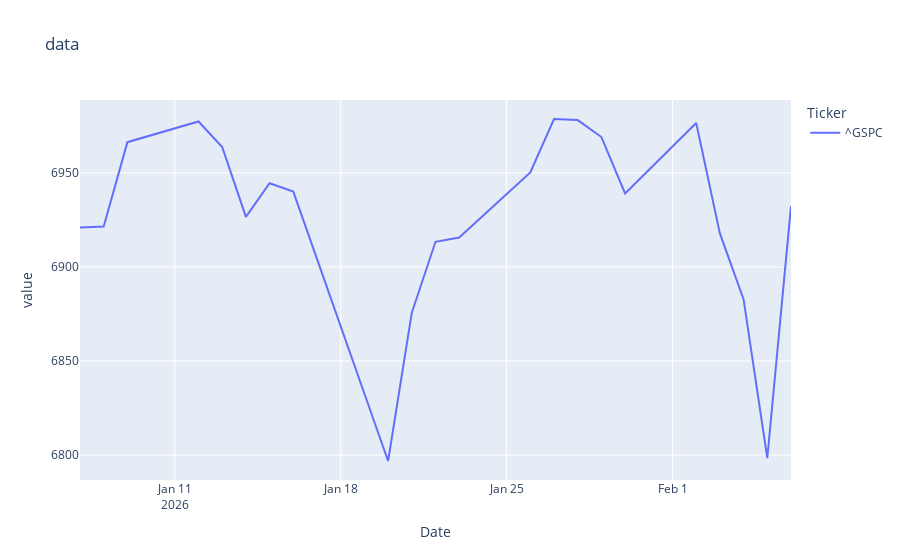

The notebook cell saved with this chart:
### Markdown cell above
import yfinance as yf
import pandas as pd

stock = yf.Ticker("^GSPC")
news = stock.get_news(count=10, tab="news", proxy=None)
articles = []
for arts in range(len(news)):
    keys = ["title","summary","pubDate","clickThroughUrl"]
    news_df = pd.DataFrame(news[arts]["content"])
    articles.append(news_df.loc["url",:])
articles_df = pd.DataFrame(articles, columns=keys)
articles_df.columns = articles_df.columns.str.upper()
articles_df.set_index("PUBDATE", inplace=True)
articles_df["CLICKTHROUGHURL"][0] = f"[VIEW PAGE] {articles_df['CLICKTHROUGHURL'][0]}"
articles_df

### Code cell
import yfinance as yf
import plotly.express as px
import pandas as pd
import numpy as np

ticks = ["^GSPC","^IXIC"]
stocks = yf.download(tickers=ticks, period="1mo", interval="1d")

stocks_close = stocks['Close'].copy()

for col in stocks_close.columns:
    if np.count_nonzero(stocks_close.index) > 200:
        stocks_close[f"{col}_30MA"] = stocks_close[f"{col}"].rolling(window=30).mean()
        stocks_close[f"{col}_50MA"] = stocks_close[f"{col}"].rolling(window=50).mean()
        stocks_close[f"{col}_200MA"] = stocks_close[f"{col}"].rolling(window=200).mean()
    elif 50 <= np.count_nonzero(stocks_close.index) < 200:
        stocks_close[f"{col}_30MA"] = stocks_close[f"{col}"].rolling(window=30).mean()
        stocks_close[f"{col}_50MA"] = stocks_close[f"{col}"].rolling(window=50).mean()
    elif 30 <= np.count_nonzero(stocks_close.index) < 50:
        stocks_close[f"{col}_30MA"] = stocks_close[f"{col}"].rolling(window=30).mean()
        
sp_500_columns = [x for x in stocks_close.columns if "^GSPC" in x]
sp_df = stocks_close[sp_500_columns]
fig = px.line(data_frame=sp_df,
              x=sp_df.index,
              y=sp_df.columns,
              title="data")

fig.show()

### Figure 1 — Plotly figure (JSON) as saved in the notebook; plotly's stock layout.template omitted (floating-point values rounded to 4 significant figures)
{"data": [{"hovertemplate": "Ticker=^GSPC<br>Date=%{x}<br>value=%{y}<extra></extra>", "legendgroup": "^GSPC", "line": {"color": "#636efa", "dash": "solid"}, "marker": {"symbol": "circle"}, "mode": "lines", "name": "^GSPC", "orientation": "v", "showlegend": true, "type": "scatter", "x": ["2026-01-07T00:00:00.000000000", "2026-01-08T00:00:00.000000000", "2026-01-09T00:00:00.000000000", "2026-01-12T00:00:00.000000000", "2026-01-13T00:00:00.000000000", "2026-01-14T00:00:00.000000000", "2026-01-15T00:00:00.000000000", "2026-01-16T00:00:00.000000000", "2026-01-20T00:00:00.000000000", "2026-01-21T00:00:00.000000000", "2026-01-22T00:00:00.000000000", "2026-01-23T00:00:00.000000000", "2026-01-26T00:00:00.000000000", "2026-01-27T00:00:00.000000000", "2026-01-28T00:00:00.000000000", "2026-01-29T00:00:00.000000000", "2026-01-30T00:00:00.000000000", "2026-02-02T00:00:00.000000000", "2026-02-03T00:00:00.000000000", "2026-02-04T00:00:00.000000000", "2026-02-05T00:00:00.000000000", "2026-02-06T00:00:00.000000000"], "xaxis": "x", "y": [6921.0, 6921.0, 6966.0, 6977.0, 6964.0, 6927.0, 6944.0, 6940.0, 6797.0, 6876.0, 6913.0, 6916.0, 6950.0, 6979.0, 6978.0, 6969.0, 6939.0, 6976.0, 6918.0, 6883.0, 6798.0, 6932.0], "yaxis": "y"}], "layout": {"legend": {"title": {"text": "Ticker"}, "tracegroupgap": 0}, "title": {"text": "data"}, "xaxis": {"anchor": "y", "domain": [0, 1], "title": {"text": "Date"}}, "yaxis": {"anchor": "x", "domain": [0, 1], "title": {"text": "value"}}}}
